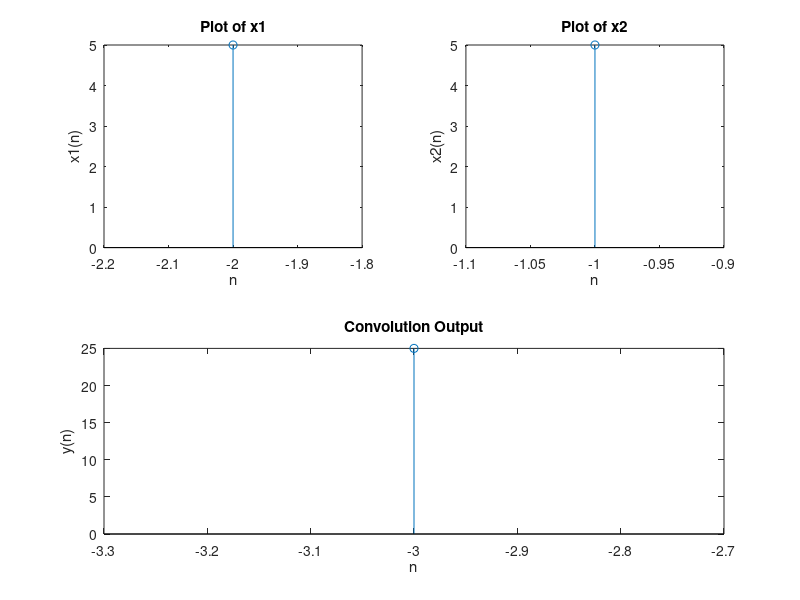

Here is the MATLAB script that generated this plot:
clc;
clear;
close all;

x1 = input("Enter the first sequence x1(n) = ");
x2 = input("Enter the second sequence x2(n) = ");

n1 = -2:(length(x1)-3);
n2 = -1:(length(x2)-2);

ybegin  = n1(1)+n2(1);
yend    = n1(length(x1)) + n2(length(x2));
ny      = [ybegin:yend];

y=conv(x1,x2);

disp("Linear Convolution of x1 and x2 is = ");
disp(y);

subplot(2,2,1);stem(n1,x1);
xlabel("n"); ylabel("x1(n)"); title("Plot of x1");

subplot(2,2,2); stem(n2,x2);
xlabel('n'); ylabel('x2(n)'); title("Plot of x2");

subplot(2,1,2); stem(ny,y);
xlabel('n');ylabel('y(n)'); title("Convolution Output");
